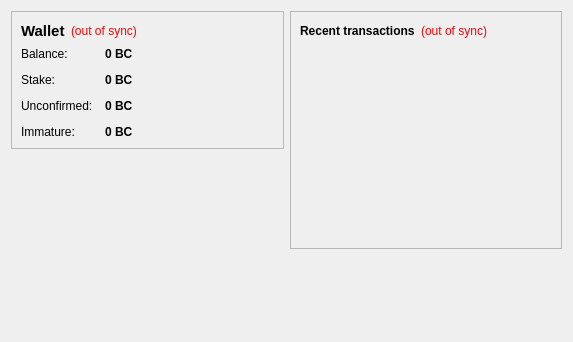
<?xml version="1.0" encoding="UTF-8"?>
<ui version="4.0">
 <class>OverviewPage</class>
 <widget class="QWidget" name="OverviewPage">
  <property name="geometry">
   <rect>
    <x>0</x>
    <y>0</y>
    <width>573</width>
    <height>342</height>
   </rect>
  </property>
  <property name="windowTitle">
   <string>Form</string>
  </property>
  <layout class="QHBoxLayout" name="horizontalLayout" stretch="1,1">
   <item>
    <layout class="QVBoxLayout" name="verticalLayout_2">
     <item>
      <widget class="QFrame" name="frame">
       <property name="frameShape">
        <enum>QFrame::StyledPanel</enum>
       </property>
       <property name="frameShadow">
        <enum>QFrame::Raised</enum>
       </property>
       <layout class="QVBoxLayout" name="verticalLayout_4">
        <item>
         <layout class="QHBoxLayout" name="horizontalLayout_4">
          <item>
           <widget class="QLabel" name="label_5">
            <property name="font">
             <font>
              <pointsize>11</pointsize>
              <weight>75</weight>
              <bold>true</bold>
             </font>
            </property>
            <property name="text">
             <string>Wallet</string>
            </property>
           </widget>
          </item>
          <item>
           <widget class="QLabel" name="labelWalletStatus">
            <property name="toolTip">
             <string>The displayed information may be out of date. Your wallet automatically synchronizes with the BlackCoin network after a connection is established, but this process has not completed yet.</string>
            </property>
            <property name="styleSheet">
             <string notr="true">QLabel { color: red; }</string>
            </property>
            <property name="text">
             <string notr="true">(out of sync)</string>
            </property>
            <property name="alignment">
             <set>Qt::AlignLeading|Qt::AlignLeft|Qt::AlignVCenter</set>
            </property>
           </widget>
          </item>
          <item>
           <spacer name="horizontalSpacer_2">
            <property name="orientation">
             <enum>Qt::Horizontal</enum>
            </property>
            <property name="sizeHint" stdset="0">
             <size>
              <width>40</width>
              <height>20</height>
             </size>
            </property>
           </spacer>
          </item>
         </layout>
        </item>
        <item>
         <layout class="QFormLayout" name="formLayout_2">
          <property name="fieldGrowthPolicy">
           <enum>QFormLayout::AllNonFixedFieldsGrow</enum>
          </property>
          <property name="horizontalSpacing">
           <number>12</number>
          </property>
          <property name="verticalSpacing">
           <number>12</number>
          </property>
          <item row="0" column="0">
           <widget class="QLabel" name="label">
            <property name="text">
             <string>Balance:</string>
            </property>
           </widget>
          </item>
          <item row="0" column="1">
           <widget class="QLabel" name="labelBalance">
            <property name="font">
             <font>
              <weight>75</weight>
              <bold>true</bold>
             </font>
            </property>
            <property name="cursor">
             <cursorShape>IBeamCursor</cursorShape>
            </property>
            <property name="toolTip">
             <string>Your current balance</string>
            </property>
            <property name="text">
             <string notr="true">0 BC</string>
            </property>
            <property name="textInteractionFlags">
             <set>Qt::LinksAccessibleByMouse|Qt::TextSelectableByKeyboard|Qt::TextSelectableByMouse</set>
            </property>
           </widget>
          </item>
          <item row="1" column="0">
           <widget class="QLabel" name="label_6">
            <property name="text">
             <string>Stake:</string>
            </property>
           </widget>
          </item>
          <item row="1" column="1">
           <widget class="QLabel" name="labelStake">
            <property name="font">
             <font>
              <weight>75</weight>
              <bold>true</bold>
             </font>
            </property>
            <property name="cursor">
             <cursorShape>IBeamCursor</cursorShape>
            </property>
            <property name="toolTip">
             <string>Total of coins that was staked, and do not yet count toward the current balance</string>
            </property>
            <property name="text">
             <string notr="true">0 BC</string>
            </property>
            <property name="textInteractionFlags">
             <set>Qt::LinksAccessibleByMouse|Qt::TextSelectableByKeyboard|Qt::TextSelectableByMouse</set>
            </property>
           </widget>
          </item>
          <item row="2" column="0">
           <widget class="QLabel" name="label_3">
            <property name="text">
             <string>Unconfirmed:</string>
            </property>
           </widget>
          </item>
          <item row="2" column="1">
           <widget class="QLabel" name="labelUnconfirmed">
            <property name="font">
             <font>
              <weight>75</weight>
              <bold>true</bold>
             </font>
            </property>
            <property name="cursor">
             <cursorShape>IBeamCursor</cursorShape>
            </property>
            <property name="toolTip">
             <string>Total of transactions that have yet to be confirmed, and do not yet count toward the current balance</string>
            </property>
            <property name="text">
             <string notr="true">0 BC</string>
            </property>
            <property name="textInteractionFlags">
             <set>Qt::LinksAccessibleByMouse|Qt::TextSelectableByKeyboard|Qt::TextSelectableByMouse</set>
            </property>
           </widget>
          </item>
          <item row="3" column="0">
           <widget class="QLabel" name="labelImmatureText">
            <property name="text">
             <string>Immature:</string>
            </property>
           </widget>
          </item>
          <item row="3" column="1">
           <widget class="QLabel" name="labelImmature">
            <property name="font">
             <font>
              <weight>75</weight>
              <bold>true</bold>
             </font>
            </property>
            <property name="toolTip">
             <string>Mined balance that has not yet matured</string>
            </property>
            <property name="text">
             <string notr="true">0 BC</string>
            </property>
            <property name="textInteractionFlags">
             <set>Qt::LinksAccessibleByMouse|Qt::TextSelectableByKeyboard|Qt::TextSelectableByMouse</set>
            </property>
           </widget>
          </item>
         </layout>
        </item>
       </layout>
      </widget>
     </item>
     <item>
      <spacer name="verticalSpacer">
       <property name="orientation">
        <enum>Qt::Vertical</enum>
       </property>
       <property name="sizeHint" stdset="0">
        <size>
         <width>20</width>
         <height>40</height>
        </size>
       </property>
      </spacer>
     </item>
    </layout>
   </item>
   <item>
    <layout class="QVBoxLayout" name="verticalLayout_3">
     <item>
      <widget class="QFrame" name="frame_2">
       <property name="frameShape">
        <enum>QFrame::StyledPanel</enum>
       </property>
       <property name="frameShadow">
        <enum>QFrame::Raised</enum>
       </property>
       <layout class="QVBoxLayout" name="verticalLayout">
        <item>
         <layout class="QHBoxLayout" name="horizontalLayout_2">
          <item>
           <widget class="QLabel" name="label_4">
            <property name="text">
             <string>&lt;b&gt;Recent transactions&lt;/b&gt;</string>
            </property>
           </widget>
          </item>
          <item>
           <widget class="QLabel" name="labelTransactionsStatus">
            <property name="toolTip">
             <string>The displayed information may be out of date. Your wallet automatically synchronizes with the BlackCoin network after a connection is established, but this process has not completed yet.</string>
            </property>
            <property name="styleSheet">
             <string notr="true">QLabel { color: red; }</string>
            </property>
            <property name="text">
             <string notr="true">(out of sync)</string>
            </property>
            <property name="alignment">
             <set>Qt::AlignRight|Qt::AlignTrailing|Qt::AlignVCenter</set>
            </property>
           </widget>
          </item>
          <item>
           <spacer name="horizontalSpacer">
            <property name="orientation">
             <enum>Qt::Horizontal</enum>
            </property>
            <property name="sizeHint" stdset="0">
             <size>
              <width>40</width>
              <height>20</height>
             </size>
            </property>
           </spacer>
          </item>
         </layout>
        </item>
        <item>
         <widget class="QListView" name="listTransactions">
          <property name="styleSheet">
           <string notr="true">QListView { background: transparent; }</string>
          </property>
          <property name="frameShape">
           <enum>QFrame::NoFrame</enum>
          </property>
          <property name="verticalScrollBarPolicy">
           <enum>Qt::ScrollBarAlwaysOff</enum>
          </property>
          <property name="horizontalScrollBarPolicy">
           <enum>Qt::ScrollBarAlwaysOff</enum>
          </property>
          <property name="selectionMode">
           <enum>QAbstractItemView::NoSelection</enum>
          </property>
         </widget>
        </item>
       </layout>
      </widget>
     </item>
     <item>
      <spacer name="verticalSpacer_2">
       <property name="orientation">
        <enum>Qt::Vertical</enum>
       </property>
       <property name="sizeHint" stdset="0">
        <size>
         <width>20</width>
         <height>40</height>
        </size>
       </property>
      </spacer>
     </item>
    </layout>
   </item>
  </layout>
 </widget>
 <resources/>
 <connections/>
</ui>
